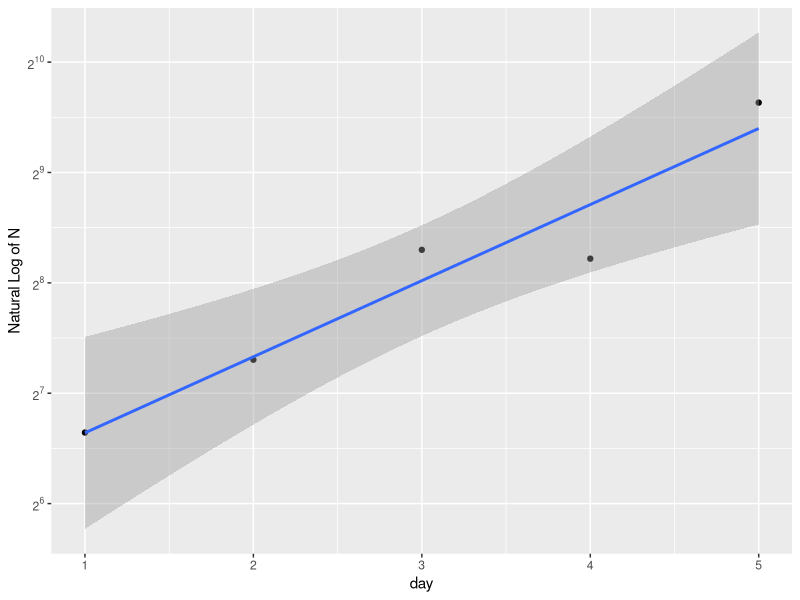

The R script that drew this image:
## ---- chunk 1
knitr::opts_chunk$set(echo = TRUE)
## ---- chunk 2
r=log(2)/50
r
e=2.71828182845904523536028747135266249
No=5.4
t=(2021-1993)
N=No*(e^(r*t))
N
## ---- chunk 3
Diff=7.796-7.961
Diff
## ---- chunk 4
library(tidyverse)
df=tribble(
  ~day, ~N,
  1, 100,
  2, 158,
  3, 315, 
  4, 298,
  5, 794
  
)

df
library(scales)
ggplot(df, aes(day, N))+
  geom_point()+
  scale_y_continuous(
    trans = "log2",
    labels = scales::math_format(2^.x, format = log2))+
  geom_smooth(method=lm)+
  ylab("Natural Log of N")

## ---- chunk 5
#t_double=ln(2)/r
Ng=100
e=2.7182818284590
r_g= 0.12
t_double=log(2)/r_g
t_double


dN_1=r_g*Ng+Ng
dN_1
t=6
Nt=Ng*e^(r_g*t)
Nt

